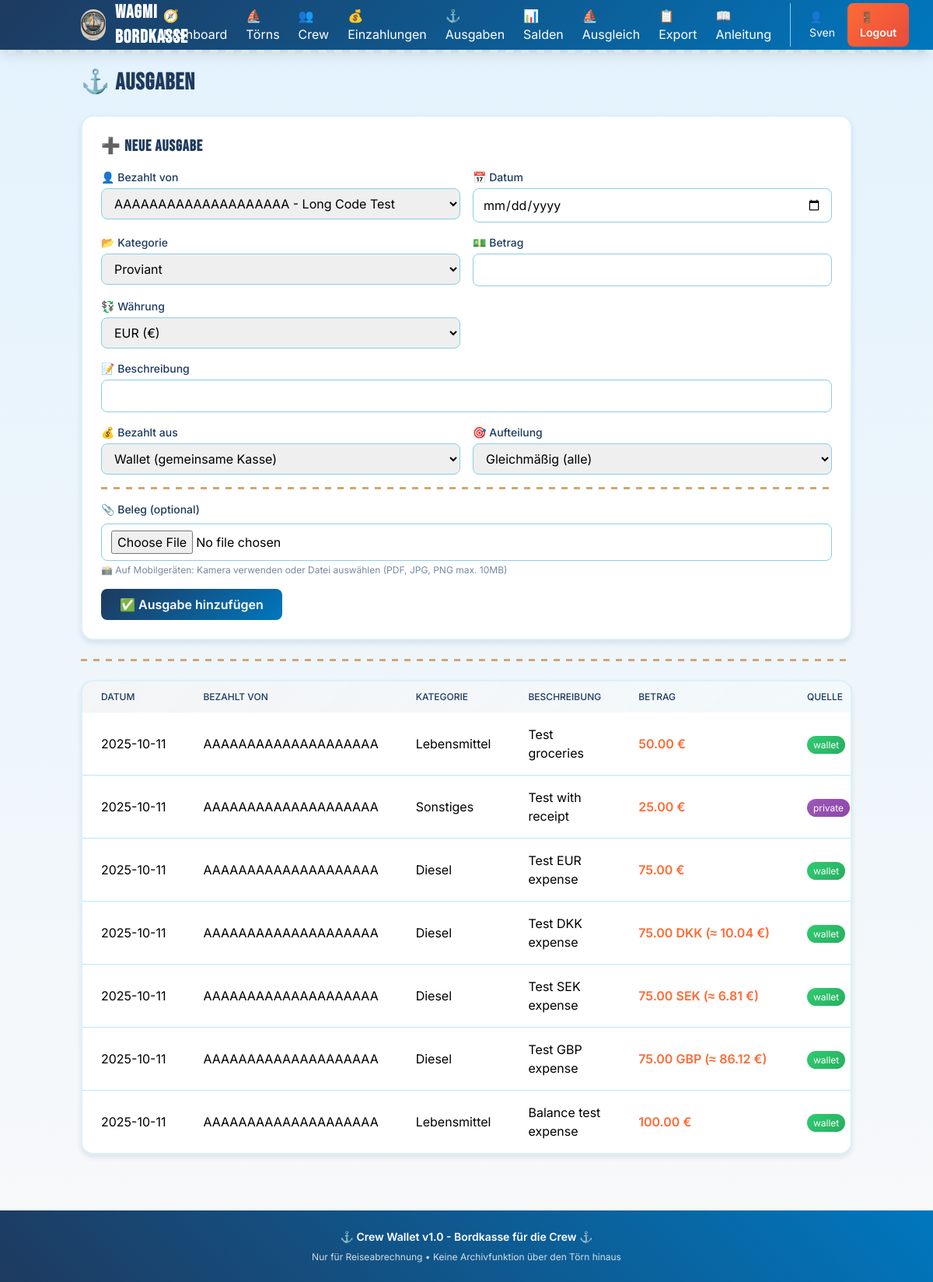
/expenses (signed in), run on the app's committed database.
### models.py (models this page shows)
class Expense(Base):
    __tablename__ = "expenses"
    __table_args__ = (
        CheckConstraint('amount > 0', name='check_expense_amount_positive'),
        CheckConstraint('amount_eur > 0', name='check_expense_amount_eur_positive'),
    )
    id = Column(Integer, primary_key=True, index=True)
    trip_id = Column(Integer, ForeignKey("trips.id"), nullable=False)
    payer_id = Column(Integer, ForeignKey("crew_members.id"), nullable=False)
    date = Column(Date, nullable=False)
    category = Column(String(50), nullable=False)
    description = Column(String(200), nullable=False)
    amount = Column(Float, nullable=False)
    currency = Column(SQLEnum(Currency), nullable=False, default=Currency.EUR)
    amount_eur = Column(Float, nullable=False)
    paid_from = Column(SQLEnum(PaidFromEnum), nullable=False)
    split_mode = Column(SQLEnum(SplitModeEnum), nullable=False)
    created_at = Column(DateTime, default=datetime.utcnow)
    trip = relationship("Trip", back_populates="expenses")
    payer = relationship("CrewMember", foreign_keys=[payer_id], back_populates="paid_expenses")
    participants = relationship("ExpenseParticipant", back_populates="expense", cascade="all, delete-orphan")
    receipts = relationship("Receipt", back_populates="expense", cascade="all, delete-orphan")

class CrewMember(Base):
    __tablename__ = "crew_members"
    __table_args__ = (
        UniqueConstraint('trip_id', 'code', name='uq_crew_trip_code'),
    )
    id = Column(Integer, primary_key=True, index=True)
    trip_id = Column(Integer, ForeignKey("trips.id"), nullable=False)
    code = Column(String(20), nullable=False, index=True)
    name = Column(String(100), nullable=False)
    iban_or_handle = Column(String(100), nullable=True)
    created_at = Column(DateTime, default=datetime.utcnow)
    trip = relationship("Trip", back_populates="crew_members")
    deposits = relationship("Deposit", back_populates="member", cascade="all, delete-orphan")
    paid_expenses = relationship("Expense", foreign_keys="Expense.payer_id", back_populates="payer")
    expense_participations = relationship("ExpenseParticipant", back_populates="member", cascade="all, delete-orphan")

### routers/expenses.py (the view)
@router.get("", response_class=HTMLResponse)
async def list_expenses(request: Request, db: Session = Depends(get_db)):
    active_trip = TripService.get_active_trip(db)
    if not active_trip:
        return RedirectResponse(url="/trips", status_code=303)
    expenses = db.query(Expense).filter(Expense.trip_id == active_trip.id).order_by(Expense.date.desc()).all()
    crew_members = db.query(CrewMember).filter(CrewMember.trip_id == active_trip.id).order_by(CrewMember.code).all()
    return templates.TemplateResponse("expenses.html", {
        "request": request,
        "expenses": expenses,
        "crew_members": crew_members,
        "categories": CATEGORIES
    })

### templates/expenses.html (shortened to what this page needs)
{% extends "layout.html" %}
{% block content %}
<div class="space-y-6">
    <h1 class="text-3xl font-bold maritime-header" style="color: var(--navy-deep);">⚓ Ausgaben</h1>
    <div class="bg-white porthole-card p-6">
        <h2 class="text-xl font-bold maritime-header mb-4" style="color: var(--navy-deep);">➕ Neue Ausgabe</h2>
        <form method="post" action="/expenses/new" enctype="multipart/form-data" class="space-y-4">
            <div class="grid grid-cols-1 md:grid-cols-2 gap-4">
                <div>
                    <label class="block text-sm font-medium mb-1" style="color: var(--navy-deep);">👤 Bezahlt von</label>
                    <select name="payer_id" required class="w-full px-3 py-2 border rounded-lg" style="border-color: var(--sky-blue);">
                        {% for member in crew_members %}
                        <option value="{{ member.id }}">{{ member.code }} - {{ member.name }}</option>
                        {% endfor %}
                    </select>
                </div>
                <div>
                    <label class="block text-sm font-medium mb-1" style="color: var(--navy-deep);">📅 Datum</label>
                    <input type="date" name="expense_date" required class="w-full px-3 py-2 border rounded-lg" style="border-color: var(--sky-blue);">
                </div>
                <div>
                    <label class="block text-sm font-medium mb-1" style="color: var(--navy-deep);">📂 Kategorie</label>
                    <select name="category" required class="w-full px-3 py-2 border rounded-lg" style="border-color: var(--sky-blue);">
                        {% for cat in categories %}
                        <option value="{{ cat }}">{{ cat }}</option>
                        {% endfor %}
                    </select>
                </div>
                <div>
                    <label class="block text-sm font-medium mb-1" style="color: var(--navy-deep);">💵 Betrag</label>
                    <input type="number" name="amount" step="0.01" required class="w-full px-3 py-2 border rounded-lg" style="border-color: var(--sky-blue);">
                </div>
                <div>
                    <label class="block text-sm font-medium mb-1" style="color: var(--navy-deep);">💱 Währung</label>
                    <select name="currency" class="w-full px-3 py-2 border rounded-lg" style="border-color: var(--sky-blue);">
                        <option value="EUR" selected>EUR (€)</option>
                    </select>
                </div>
                <div class="md:col-span-2">
                    <label class="block text-sm font-medium mb-1" style="color: var(--navy-deep);">📝 Beschreibung</label>
                    <input type="text" name="description" required class="w-full px-3 py-2 border rounded-lg" style="border-color: var(--sky-blue);">
                </div>
                <div>
                    <label class="block text-sm font-medium mb-1" style="color: var(--navy-deep);">💰 Bezahlt aus</label>
                    <select name="paid_from" required class="w-full px-3 py-2 border rounded-lg" style="border-color: var(--sky-blue);">
                        <option value="wallet">Wallet (gemeinsame Kasse)</option>
                    </select>
                </div>
                <div>
                    <label class="block text-sm font-medium mb-1" style="color: var(--navy-deep);">🎯 Aufteilung</label>
                    <select name="split_mode" id="split_mode" required class="w-full px-3 py-2 border rounded-lg" style="border-color: var(--sky-blue);">
                        <option value="equal">Gleichmäßig (alle)</option>
                    </select>
                </div>
            </div>
            <div class="rope-divider"></div>
            <div>
                <label class="block text-sm font-medium mb-2" style="color: var(--navy-deep);">📎 Beleg (optional)</label>
                <input type="file" name="receipt" accept="image/*,.pdf" capture="environment" class="w-full px-3 py-2 border rounded-lg" style="border-color: var(--sky-blue);">
                <p class="text-xs mt-1" style="color: var(--navy-deep); opacity: 0.6;">📸 Auf Mobilgeräten: Kamera verwenden oder Datei auswählen (PDF, JPG, PNG max. 10MB)</p>
            </div>
            <button type="submit" class="ocean-gradient text-white px-6 py-2 rounded-lg transition touch-action font-semibold">
                ✅ Ausgabe hinzufügen
            </button>
        </form>
    </div>
    <div class="rope-divider"></div>
    <div class="bg-white porthole-card overflow-hidden">
        <div class="overflow-x-auto">
            <table class="min-w-full">
                <thead style="background: linear-gradient(135deg, rgba(30, 58, 95, 0.05) 0%, rgba(135, 206, 235, 0.1) 100%);">
                    <tr>
                        <th class="px-6 py-3 text-left text-xs font-medium uppercase" style="color: var(--navy-deep);">Datum</th>
                        <th class="px-6 py-3 text-left text-xs font-medium uppercase" style="color: var(--navy-deep);">Bezahlt von</th>
                        <th class="px-6 py-3 text-left text-xs font-medium uppercase" style="color: var(--navy-deep);">Kategorie</th>
                        <th class="px-6 py-3 text-left text-xs font-medium uppercase" style="color: var(--navy-deep);">Beschreibung</th>
                        <th class="px-6 py-3 text-left text-xs font-medium uppercase" style="color: var(--navy-deep);">Betrag</th>
                        <th class="px-6 py-3 text-left text-xs font-medium uppercase" style="color: var(--navy-deep);">Quelle</th>
                    </tr>
                </thead>
                <tbody class="divide-y divide-sky-200">
                    {% for expense in expenses %}
                    <tr style="transition: background-color 0.2s;" onmouseover="this.style.background='rgba(135, 206, 235, 0.05)'" onmouseout="this.style.background='transparent'">
                        <td class="px-6 py-4 whitespace-nowrap cursor-pointer" onclick="window.location='/expenses/{{ expense.id }}'">{{ expense.date }}</td>
                        <td class="px-6 py-4 whitespace-nowrap cursor-pointer" onclick="window.location='/expenses/{{ expense.id }}'">{{ expense.payer.code }}</td>
                        <td class="px-6 py-4 whitespace-nowrap cursor-pointer" onclick="window.location='/expenses/{{ expense.id }}'">{{ expense.category }}</td>
                        <td class="px-6 py-4 cursor-pointer" onclick="window.location='/expenses/{{ expense.id }}'">{{ expense.description }}</td>
                        <td class="px-6 py-4 whitespace-nowrap font-semibold cursor-pointer" onclick="window.location='/expenses/{{ expense.id }}'" style="color: var(--coral);">
                            {% if expense.currency.value != 'EUR' %}
                                {{ "%.2f"|format(expense.amount) }} {{ expense.currency.value }} (≈ {{ "%.2f"|format(expense.amount_eur) }} €)
                            {% else %}
                                {{ "%.2f"|format(expense.amount_eur) }} €
                            {% endif %}
                        </td>
                        <td class="px-6 py-4 whitespace-nowrap cursor-pointer" onclick="window.location='/expenses/{{ expense.id }}'">
                            <span class="px-2 py-1 text-xs rounded-full {% if expense.paid_from.value == 'wallet' %}text-white{% else %}text-white{% endif %}" style="background: {% if expense.paid_from.value == 'wallet' %}linear-gradient(135deg, var(--sea-foam) 0%, #27ae60 100%){% else %}linear-gradient(135deg, #9b59b6 0%, #8e44ad 100%){% endif %};">
                                {{ expense.paid_from.value }}
                            </span>
                        </td>
                    </tr>
                    {% endfor %}
                </tbody>
            </table>
        </div>
    </div>
</div>
{% endblock %}

### templates/layout.html (style rules this page uses)
:root { --navy-deep: #1e3a5f; --ocean-blue: #0077be; --sea-foam: #2ecc71; --coral: #ff6b35; --sand: #d4a574; --sky-blue: #87ceeb; --cream: #f8f9fa; }
body { font-family: 'Inter', sans-serif; background: linear-gradient(180deg, #e3f2fd 0%, #f8f9fa 100%); min-height: 100vh; }
.touch-action { touch-action: manipulation; }
input, select, textarea { font-size: 16px; }
.maritime-header { font-family: 'Bebas Neue', sans-serif; letter-spacing: 1px; }
.rope-divider { height: 3px; background: repeating-linear-gradient(90deg, var(--sand) 0px, var(--sand) 8px, transparent 8px, transparent 16px); margin: 1.5rem 0; }
.porthole-card { border-radius: 1rem; box-shadow: 0 4px 6px rgba(30, 58, 95, 0.1), inset 0 1px 0 rgba(255,255,255,0.1); border: 2px solid rgba(135, 206, 235, 0.3); }
.ocean-gradient { background: linear-gradient(135deg, var(--navy-deep) 0%, var(--ocean-blue) 100%); }

### data on the page
Expense: date "2025-10-11", payer.code "AAAAAAAAAAAAAAAAAAAA", category "Lebensmittel", description "Test groceries", amount_eur "50.00", paid_from.value "wallet"
Expense: date "2025-10-11", payer.code "AAAAAAAAAAAAAAAAAAAA", category "Sonstiges", description "Test with receipt", amount_eur "25.00", paid_from.value "private"
Expense: date "2025-10-11", payer.code "AAAAAAAAAAAAAAAAAAAA", category "Diesel", description "Test EUR expense", amount_eur "75.00", paid_from.value "wallet"
Expense: date "2025-10-11", payer.code "AAAAAAAAAAAAAAAAAAAA", category "Diesel", description "Test DKK expense", amount "75.00", currency.value "DKK", amount_eur "10.04", paid_from.value "wallet"
Expense: date "2025-10-11", payer.code "AAAAAAAAAAAAAAAAAAAA", category "Diesel", description "Test SEK expense", amount "75.00", currency.value "SEK", amount_eur "6.81", paid_from.value "wallet"
Expense: date "2025-10-11", payer.code "AAAAAAAAAAAAAAAAAAAA", category "Diesel", description "Test GBP expense", amount "75.00", currency.value "GBP", amount_eur "86.12", paid_from.value "wallet"
Expense: date "2025-10-11", payer.code "AAAAAAAAAAAAAAAAAAAA", category "Lebensmittel", description "Balance test expense", amount_eur "100.00", paid_from.value "wallet"

### other printed values
{{ request.session.get('username', 'User') }} "Sven"
form field payer_id "AAAAAAAAAAAAAAAAAAAA - Long Code Test"
form field category "Proviant"
